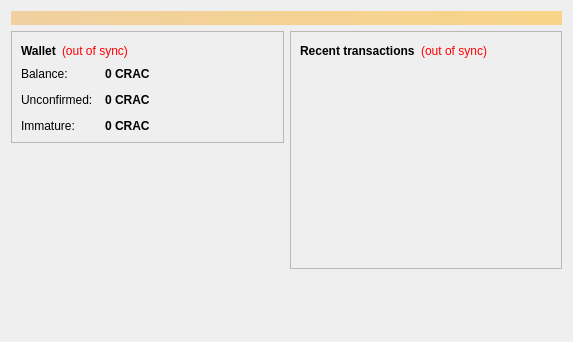
<?xml version="1.0" encoding="UTF-8"?>
<ui version="4.0">
 <class>OverviewPage</class>
 <widget class="QWidget" name="OverviewPage">
  <property name="geometry">
   <rect>
    <x>0</x>
    <y>0</y>
    <width>573</width>
    <height>342</height>
   </rect>
  </property>
  <property name="windowTitle">
   <string>Form</string>
  </property>
  <layout class="QVBoxLayout" name="topLayout">
   <item>
    <widget class="QLabel" name="labelAlerts">
     <property name="visible">
      <bool>false</bool>
     </property>
     <property name="styleSheet">
      <string notr="true">background-color: qlineargradient(x1: 0, y1: 0, x2: 1, y2: 0, stop:0 #F0D0A0, stop:1 #F8D488); color:#000000;</string>
     </property>
     <property name="wordWrap">
      <bool>true</bool>
     </property>
     <property name="margin">
      <number>3</number>
     </property>
    </widget>
   </item>
   <item>
    <layout class="QHBoxLayout" name="horizontalLayout" stretch="1,1">
     <item>
      <layout class="QVBoxLayout" name="verticalLayout_2">
       <item>
        <widget class="QFrame" name="frame">
         <property name="frameShape">
          <enum>QFrame::StyledPanel</enum>
         </property>
         <property name="frameShadow">
          <enum>QFrame::Raised</enum>
         </property>
         <layout class="QVBoxLayout" name="verticalLayout_4">
          <item>
           <layout class="QHBoxLayout" name="horizontalLayout_4">
            <item>
             <widget class="QLabel" name="label_5">
              <property name="font">
               <font>
                <weight>75</weight>
                <bold>true</bold>
               </font>
              </property>
              <property name="text">
               <string>Wallet</string>
              </property>
             </widget>
            </item>
            <item>
             <widget class="QLabel" name="labelWalletStatus">
              <property name="toolTip">
               <string>The displayed information may be out of date. Your wallet automatically synchronizes with the Craigcoin network after a connection is established, but this process has not completed yet.</string>
              </property>
              <property name="styleSheet">
               <string notr="true">QLabel { color: red; }</string>
              </property>
              <property name="text">
               <string notr="true">(out of sync)</string>
              </property>
              <property name="alignment">
               <set>Qt::AlignLeading|Qt::AlignLeft|Qt::AlignVCenter</set>
              </property>
             </widget>
            </item>
            <item>
             <spacer name="horizontalSpacer_2">
              <property name="orientation">
               <enum>Qt::Horizontal</enum>
              </property>
              <property name="sizeHint" stdset="0">
               <size>
                <width>40</width>
                <height>20</height>
               </size>
              </property>
             </spacer>
            </item>
           </layout>
          </item>
          <item>
           <layout class="QFormLayout" name="formLayout_2">
            <property name="fieldGrowthPolicy">
             <enum>QFormLayout::AllNonFixedFieldsGrow</enum>
            </property>
            <property name="horizontalSpacing">
             <number>12</number>
            </property>
            <property name="verticalSpacing">
             <number>12</number>
            </property>
            <item row="0" column="0">
             <widget class="QLabel" name="label">
              <property name="text">
               <string>Balance:</string>
              </property>
             </widget>
            </item>
            <item row="0" column="1">
             <widget class="QLabel" name="labelBalance">
              <property name="font">
               <font>
                <weight>75</weight>
                <bold>true</bold>
               </font>
              </property>
              <property name="cursor">
               <cursorShape>IBeamCursor</cursorShape>
              </property>
              <property name="toolTip">
               <string>Your current balance</string>
              </property>
              <property name="text">
               <string notr="true">0 CRAC</string>
              </property>
              <property name="textInteractionFlags">
               <set>Qt::LinksAccessibleByMouse|Qt::TextSelectableByKeyboard|Qt::TextSelectableByMouse</set>
              </property>
             </widget>
            </item>
            <item row="1" column="0">
             <widget class="QLabel" name="label_3">
              <property name="text">
               <string>Unconfirmed:</string>
              </property>
             </widget>
            </item>
            <item row="1" column="1">
             <widget class="QLabel" name="labelUnconfirmed">
              <property name="font">
               <font>
                <weight>75</weight>
                <bold>true</bold>
               </font>
              </property>
              <property name="cursor">
               <cursorShape>IBeamCursor</cursorShape>
              </property>
              <property name="toolTip">
               <string>Total of transactions that have yet to be confirmed, and do not yet count toward the current balance</string>
              </property>
              <property name="text">
               <string notr="true">0 CRAC</string>
              </property>
              <property name="textInteractionFlags">
               <set>Qt::LinksAccessibleByMouse|Qt::TextSelectableByKeyboard|Qt::TextSelectableByMouse</set>
              </property>
             </widget>
            </item>
            <item row="2" column="0">
             <widget class="QLabel" name="labelImmatureText">
              <property name="text">
               <string>Immature:</string>
              </property>
             </widget>
            </item>
            <item row="2" column="1">
             <widget class="QLabel" name="labelImmature">
              <property name="font">
               <font>
                <weight>75</weight>
                <bold>true</bold>
               </font>
              </property>
              <property name="toolTip">
               <string>Mined balance that has not yet matured</string>
              </property>
              <property name="text">
               <string notr="true">0 CRAC</string>
              </property>
              <property name="textInteractionFlags">
               <set>Qt::LinksAccessibleByMouse|Qt::TextSelectableByKeyboard|Qt::TextSelectableByMouse</set>
              </property>
             </widget>
            </item>
           </layout>
          </item>
         </layout>
        </widget>
       </item>
	   <item>
        <widget class="QLabel" name="label_wallet_bgcoin">
         <property name="text">
          <string/>
         </property>
         <property name="pixmap">
          <pixmap resource="../bitcoin.qrc">:/images/wallet_bgcoin</pixmap>
         </property>
         <property name="scaledContents">
          <bool>false</bool>
         </property>
         <property name="alignment">
          <set>Qt::AlignCenter</set>
         </property>
         <property name="margin">
          <number>70</number>
         </property>
        </widget>
       </item>
       <item>
        <spacer name="verticalSpacer">
         <property name="orientation">
          <enum>Qt::Vertical</enum>
         </property>
         <property name="sizeHint" stdset="0">
          <size>
           <width>20</width>
           <height>40</height>
          </size>
         </property>
        </spacer>
       </item>
      </layout>
     </item>
     <item>
      <layout class="QVBoxLayout" name="verticalLayout_3">
       <item>
        <widget class="QFrame" name="frame_2">
         <property name="frameShape">
          <enum>QFrame::StyledPanel</enum>
         </property>
         <property name="frameShadow">
          <enum>QFrame::Raised</enum>
         </property>
         <layout class="QVBoxLayout" name="verticalLayout">
          <item>
           <layout class="QHBoxLayout" name="horizontalLayout_2">
            <item>
             <widget class="QLabel" name="label_4">
              <property name="text">
               <string>&lt;b&gt;Recent transactions&lt;/b&gt;</string>
              </property>
             </widget>
            </item>
            <item>
             <widget class="QLabel" name="labelTransactionsStatus">
              <property name="toolTip">
               <string>The displayed information may be out of date. Your wallet automatically synchronizes with the Craigcoin network after a connection is established, but this process has not completed yet.</string>
              </property>
              <property name="styleSheet">
               <string notr="true">QLabel { color: red; }</string>
              </property>
              <property name="text">
               <string notr="true">(out of sync)</string>
              </property>
              <property name="alignment">
               <set>Qt::AlignRight|Qt::AlignTrailing|Qt::AlignVCenter</set>
              </property>
             </widget>
            </item>
            <item>
             <spacer name="horizontalSpacer">
              <property name="orientation">
               <enum>Qt::Horizontal</enum>
              </property>
              <property name="sizeHint" stdset="0">
               <size>
                <width>40</width>
                <height>20</height>
               </size>
              </property>
             </spacer>
            </item>
           </layout>
          </item>
          <item>
           <widget class="QListView" name="listTransactions">
            <property name="styleSheet">
             <string notr="true">QListView { background: transparent; }</string>
            </property>
            <property name="frameShape">
             <enum>QFrame::NoFrame</enum>
            </property>
            <property name="verticalScrollBarPolicy">
             <enum>Qt::ScrollBarAlwaysOff</enum>
            </property>
            <property name="horizontalScrollBarPolicy">
             <enum>Qt::ScrollBarAlwaysOff</enum>
            </property>
            <property name="selectionMode">
             <enum>QAbstractItemView::NoSelection</enum>
            </property>
           </widget>
          </item>
         </layout>
        </widget>
       </item>
       <item>
        <spacer name="verticalSpacer_2">
         <property name="orientation">
          <enum>Qt::Vertical</enum>
         </property>
         <property name="sizeHint" stdset="0">
          <size>
           <width>20</width>
           <height>40</height>
          </size>
         </property>
        </spacer>
       </item>
      </layout>
     </item>
    </layout>
   </item>
  </layout>
 </widget>
 <resources/>
 <connections/>
</ui>
